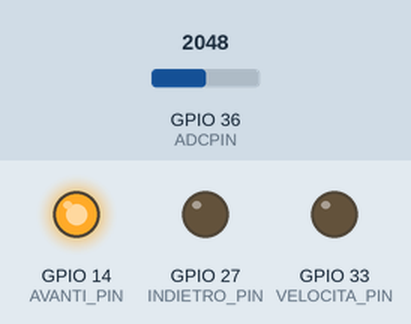
The sketch below on a simulated ESP32. On the bench: output pins drawn as LEDs (lit = HIGH). The test bench sets the inputs (shaded band); at power-on: GPIO 36 (ADCPIN) = 2048. Nothing arrives over Bluetooth unless stated; a phone connects over Bluetooth LE 3 s after start; what the sketch prints to the serial monitor is not drawn.

Above: at 0.1 s.
Timing chart, 0 to 1.6 s (numbered marks = the images above):
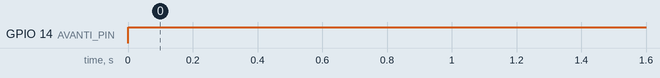

The sketch:

server_BLE_sensore_motore.ino
```cpp
#include <BLEDevice.h>
#include <BLEUtils.h>
#include <BLEServer.h>

// definizione degli UID del servizio e delle due caratteristiche
#define SERVICE_UUID         "177c5272-c6c8-4ecd-a2e4-6e6bb7651ce1"
#define CHARACTERISTIC_UUID1 "776be67f-9fcb-40b7-87cb-458e23f15638"
#define CHARACTERISTIC_SENSOR "a89adab3-fb71-488d-940f-dea867890df9"
#define CHARACTERISTIC_MOTORDIRECTION "a395aaa4-12fd-484f-b2e7-b4941e0e001a"
#define CHARACTERISTIC_MOTORSPEED "8f0a2fa8-cad4-435d-907b-38f44f4fe5d3"
#define ADCPIN A0 //SP
#define AVANTI_PIN 14 //GPIO14
#define INDIETRO_PIN 27 //GPIO27
#define VELOCITA_PIN 33 //GPIO33

BLEServer *pServer;
BLEService *pService;
BLECharacteristic *pCharacteristic1;
BLECharacteristic *pCharacteristicSensor;
BLECharacteristic *pCharacteristicMotorDirection;
BLECharacteristic *pCharacteristicMotorSpeed;


void setup()
{
  Serial.begin(115200);
  Serial.println("Starting BLE Server!");
  pinMode(AVANTI_PIN, OUTPUT);
  pinMode(INDIETRO_PIN, OUTPUT);

  // attivazione del device BLE e creazione delle caratteristiche
  // la prima in R/W la seconda solo R
  BLEDevice::init("Controllo ambiente gioUmbe");
  pServer = BLEDevice::createServer();
  pService = pServer->createService(SERVICE_UUID);
  pCharacteristic1 = pService->createCharacteristic(
                       CHARACTERISTIC_UUID1,
                       BLECharacteristic::PROPERTY_READ |
                       BLECharacteristic::PROPERTY_WRITE);
  pCharacteristicSensor = pService->createCharacteristic(
                       CHARACTERISTIC_SENSOR,
                       BLECharacteristic::PROPERTY_READ);
  pCharacteristicMotorDirection = pService->createCharacteristic(
                       CHARACTERISTIC_MOTORDIRECTION,
                       BLECharacteristic::PROPERTY_WRITE);
  pCharacteristicMotorSpeed = pService->createCharacteristic(
                       CHARACTERISTIC_MOTORSPEED,
                       BLECharacteristic::PROPERTY_WRITE);

  // impostazione dei valori iniziali delle caratteristiche
  pCharacteristic1->setValue("init");
  pCharacteristicSensor->setValue("0");
  pCharacteristicMotorDirection->setValue("A");
  pCharacteristicMotorSpeed->setValue("0");

  // attivazione del servizio e del'advertising
  pService->start();
  BLEAdvertising *pAdvertising = BLEDevice::getAdvertising();
  pAdvertising->addServiceUUID(SERVICE_UUID);
  pAdvertising->setScanResponse(true);
  pAdvertising->setMinPreferred(0x12);
  BLEDevice::startAdvertising();
}

void loop()
{
  // acquisizione del valore della prima caratteristica
  std::string value = pCharacteristic1->getValue();

  //lettura valori sensore e salvataggio
  int num = analogRead(ADCPIN);
  char s[5];
  sprintf(s, "%04d", num);
  pCharacteristicSensor -> setValue(s);

  //controllo del motore
  std::string velo = pCharacteristicMotorSpeed->getValue();
  std::string dir = pCharacteristicMotorDirection->getValue();
  const char* direzione = dir.c_str();
  const char* vel = velo.c_str();
  int velocita = atoi(vel);
  if (strcmp("A", direzione) == 0)
  {
    digitalWrite(INDIETRO_PIN, LOW);
    digitalWrite(AVANTI_PIN, HIGH);
    analogWrite(VELOCITA_PIN, velocita);
  }
  if (strcmp("I", direzione) == 0)
  {
    digitalWrite(INDIETRO_PIN, HIGH);
    digitalWrite(AVANTI_PIN, LOW);
    analogWrite(VELOCITA_PIN, velocita);
  }

  // stampa
  Serial.print("Caratteristica 1: ");
  Serial.print(value.c_str());
  Serial.print("    -    Caratteristica sensore: ");
  Serial.print(s);
  Serial.println();
  Serial.print("Caratteristica motore direzione: ");
  Serial.print(direzione);
  Serial.print("    -    Caratteristica motore velocità: ");
  Serial.print(velocita);
  Serial.println();

  // ripresa dell'advertising
  BLEDevice::startAdvertising();

  delay(2000);
}
```

Measured:
- by itself, GPIO 14 (AVANTI_PIN): LOW → HIGH at 0.00 s
